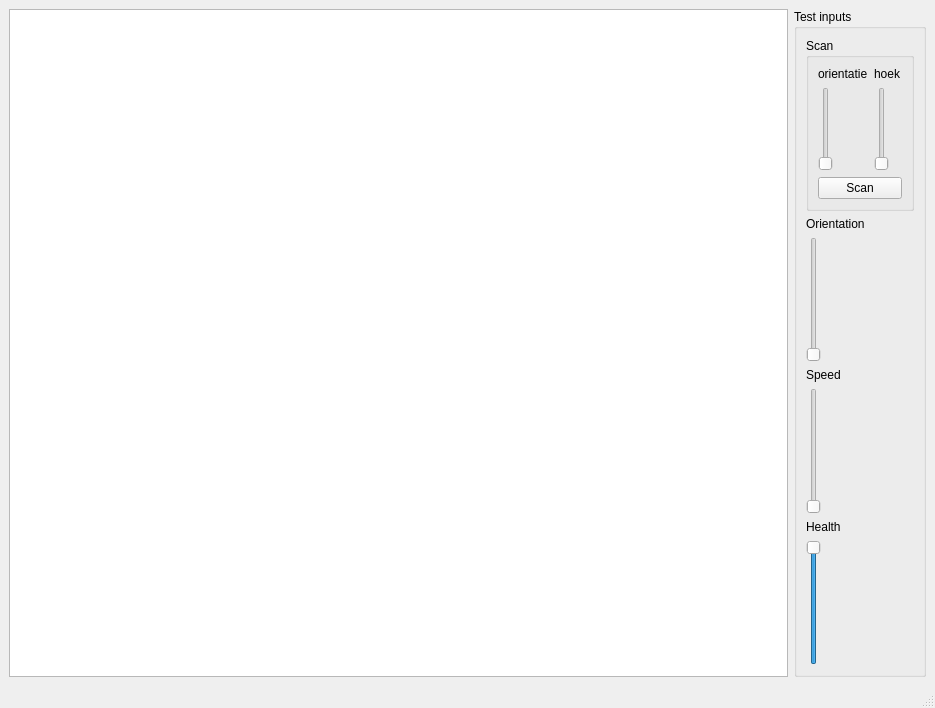
<?xml version="1.0" encoding="UTF-8"?>
<ui version="4.0">
 <class>MainWindow</class>
 <widget class="QMainWindow" name="MainWindow">
  <property name="geometry">
   <rect>
    <x>0</x>
    <y>0</y>
    <width>935</width>
    <height>708</height>
   </rect>
  </property>
  <property name="windowTitle">
   <string>MainWindow</string>
  </property>
  <property name="windowIcon">
   <iconset resource="res.qrc">
    <normaloff>:/img/Icon.png</normaloff>:/img/Icon.png</iconset>
  </property>
  <widget class="QWidget" name="centralwidget">
   <layout class="QHBoxLayout" name="horizontalLayout_2">
    <item>
     <widget class="QGraphicsView" name="graphicsView"/>
    </item>
    <item>
     <widget class="QGroupBox" name="groupBox">
      <property name="title">
       <string>Test inputs</string>
      </property>
      <layout class="QVBoxLayout" name="verticalLayout">
       <item>
        <widget class="QGroupBox" name="groupBox_2">
         <property name="title">
          <string>Scan</string>
         </property>
         <layout class="QVBoxLayout" name="verticalLayout_4">
          <item>
           <layout class="QHBoxLayout" name="horizontalLayout">
            <item>
             <layout class="QVBoxLayout" name="verticalLayout_3">
              <item>
               <widget class="QLabel" name="label_4">
                <property name="text">
                 <string>orientatie</string>
                </property>
               </widget>
              </item>
              <item>
               <widget class="QSlider" name="scanOrient">
                <property name="maximum">
                 <number>360</number>
                </property>
                <property name="orientation">
                 <enum>Qt::Vertical</enum>
                </property>
               </widget>
              </item>
             </layout>
            </item>
            <item>
             <layout class="QVBoxLayout" name="verticalLayout_2">
              <item>
               <widget class="QLabel" name="label_5">
                <property name="text">
                 <string>hoek</string>
                </property>
               </widget>
              </item>
              <item>
               <widget class="QSlider" name="scanHoek">
                <property name="maximum">
                 <number>20</number>
                </property>
                <property name="orientation">
                 <enum>Qt::Vertical</enum>
                </property>
               </widget>
              </item>
             </layout>
            </item>
           </layout>
          </item>
          <item>
           <widget class="QPushButton" name="pushButton">
            <property name="text">
             <string>Scan</string>
            </property>
           </widget>
          </item>
         </layout>
        </widget>
       </item>
       <item>
        <widget class="QLabel" name="label">
         <property name="text">
          <string>Orientation</string>
         </property>
        </widget>
       </item>
       <item>
        <widget class="QSlider" name="Angle">
         <property name="maximum">
          <number>360</number>
         </property>
         <property name="orientation">
          <enum>Qt::Vertical</enum>
         </property>
        </widget>
       </item>
       <item>
        <widget class="QLabel" name="label_2">
         <property name="text">
          <string>Speed</string>
         </property>
        </widget>
       </item>
       <item>
        <widget class="QSlider" name="Speed">
         <property name="maximum">
          <number>100</number>
         </property>
         <property name="orientation">
          <enum>Qt::Vertical</enum>
         </property>
        </widget>
       </item>
       <item>
        <widget class="QLabel" name="label_3">
         <property name="text">
          <string>Health</string>
         </property>
        </widget>
       </item>
       <item>
        <widget class="QSlider" name="Health">
         <property name="maximum">
          <number>10</number>
         </property>
         <property name="value">
          <number>10</number>
         </property>
         <property name="orientation">
          <enum>Qt::Vertical</enum>
         </property>
        </widget>
       </item>
      </layout>
     </widget>
    </item>
   </layout>
  </widget>
  <widget class="QMenuBar" name="menubar">
   <property name="geometry">
    <rect>
     <x>0</x>
     <y>0</y>
     <width>935</width>
     <height>22</height>
    </rect>
   </property>
  </widget>
  <widget class="QStatusBar" name="statusbar"/>
 </widget>
 <resources>
  <include location="res.qrc"/>
 </resources>
 <connections/>
</ui>
